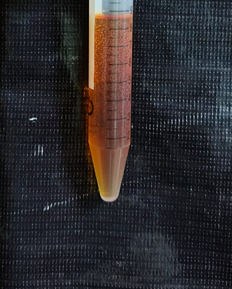
#> input picture sensors/peroxide.png, 232 x 289 px, found by its file name
$ python perox.py
#> lines starting #> are read from the running program, lines starting #| are printed output that depends on the picture; after the words box and inside, x2 and y2 are one past the last pixel; in counts of white or black regions, pixels touching at a corner belong together
import cv2
import numpy as np

# Example calibration data for browning detection
# Known intensity values and corresponding browning concentrations
intensity_data = np.array([50, 100, 150, 200, 250])  # Example intensity values (may vary)
concentration_data = np.array([0.1, 0.2, 0.3, 0.4, 0.5])  # Corresponding concentrations in mg/mL

# Calculate the slope and intercept for the linear relationship
slope, intercept = np.polyfit(intensity_data, concentration_data, 1)

def detect_browning_color(image_path):
    # Load the image
    image = cv2.imread(image_path)
#> image is the input picture: shape (289, 232, 3); mean B, G, R 44.1, 41.8, 44.8
    if image is None:
        print("Image not found.")
        return None

    # Convert the image to HSV color space
    hsv_image = cv2.cvtColor(image, cv2.COLOR_BGR2HSV)
#> hsv_image: shape (289, 232, 3); mean H, S, V 93.2, 73.5, 53.1

    # Define HSV range for brown colors
    lower_brown = np.array([10, 100, 20])  # Lower bound for brown hue
    upper_brown = np.array([20, 255, 200])  # Upper bound for brown hue

    # Create a mask for brown regions
    mask = cv2.inRange(hsv_image, lower_brown, upper_brown)
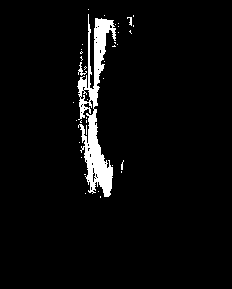
#> mask: shape (289, 232); 4.2% white; 38 white regions (35 under 20 px), largest, box (x1, y1, x2, y2) and area: (77, 14, 116, 197) 2672, (78, 62, 87, 76) 42, (127, 17, 132, 26) 23

    # Use morphological operations to enhance the mask (remove noise)
    kernel = cv2.getStructuringElement(cv2.MORPH_ELLIPSE, (5, 5))
    mask = cv2.morphologyEx(mask, cv2.MORPH_CLOSE, kernel)
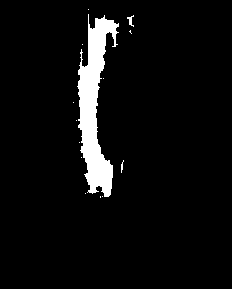
#> mask: shape (289, 232); 5.4% white; 14 white regions (12 under 20 px)

    # Find contours of the detected brown regions
    contours, _ = cv2.findContours(mask, cv2.RETR_EXTERNAL, cv2.CHAIN_APPROX_SIMPLE)
#> contours = 14 contours, 13 with area under 20; largest, box (x1, y1, x2, y2) and area: (77, 14, 119, 197) 3291

    # Draw contours on the original image for visualization
    contour_image = image.copy()
    for contour in contours:
        if cv2.contourArea(contour) > 10:  # Filter small contours
            cv2.drawContours(contour_image, [contour], -1, (0, 255, 0), 2)
#> this loop made 14 passes
#> contour on passes 1, 2, 3, 5, 6, 7, 8, 9, 10, 11, 14: [[102, 196]], [[100, 196], [100, 197]], [[85, 193]], [[81, 157]], [[79, 142]], [[76, 120]], [[73, 102]], [[103, 78]], [[82, 44]], [[130, 30], [129, 31], [131, 33], [130, 32]], [[88, 9]]
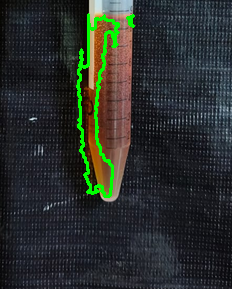
#> contour_image: shape (289, 232, 3); 2.7% of pixels changed, all inside (x1, y1, x2, y2) = (76, 13, 135, 198)

    # Calculate the mean intensity of detected brown pixels
    mean_color_pixels = cv2.mean(hsv_image, mask=mask)[0]  # Mean hue value for detected region
#> mean_color_pixels = 12.69

    # Estimate concentration using the slope and intercept
    estimated_concentration = slope * mean_color_pixels + intercept
#> estimated_concentration = 0.0254

    # Calculate the percentage of detected brown pixels in the image
    brown_ratio = cv2.countNonZero(mask) / (image.shape[0] * image.shape[1]) * 100  # Convert to percentage
#> brown_ratio = 5.42

    # Display results based on brown ratio
    if brown_ratio > 5:  # Adjust threshold as necessary
        print(f"Browning color detected (positive test): {brown_ratio:.2f}% of image area.")
#| Browning color detected (positive test): 5.42% of image area.
    else:
        print(f"No significant browning color detected (negative test): {brown_ratio:.2f}% of image area.")

    print(f"Estimated browning concentration: {estimated_concentration:.2f} mg/mL")
#| Estimated browning concentration: 0.03 mg/mL

    # Create a grayscale mask for visualization
    mask_grayscale = cv2.cvtColor(mask, cv2.COLOR_GRAY2BGR)  # Convert single channel to BGR for display
#> mask_grayscale: shape (289, 232, 3); 5.4% white; 14 white regions (12 under 20 px), largest, box (x1, y1, x2, y2) and area: (77, 14, 119, 197) 3566, (127, 15, 134, 27) 36

    # Display original image with contours and the grayscale mask side by side
    combined_display = np.hstack((contour_image, mask_grayscale))  # Combine images horizontally
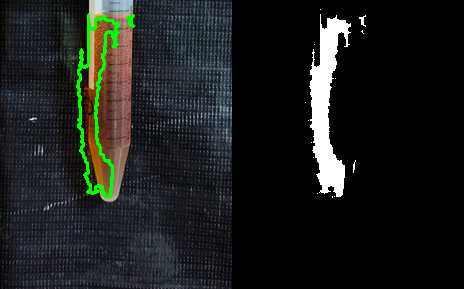
#> combined_display: shape (289, 464, 3); mean B, G, R 28.5, 30.4, 28

    # Show the frames
    cv2.imshow("Original Image with Detected Browning Regions and Mask", combined_display)

    # Wait for a key press and close the windows
    cv2.waitKey(0)
    cv2.destroyAllWindows()

    return estimated_concentration

# Test the function
image_path = '/home/nikhil/USWV/USV/sensors/peroxide.png'  # Change to your image path
detect_browning_color(image_path)
